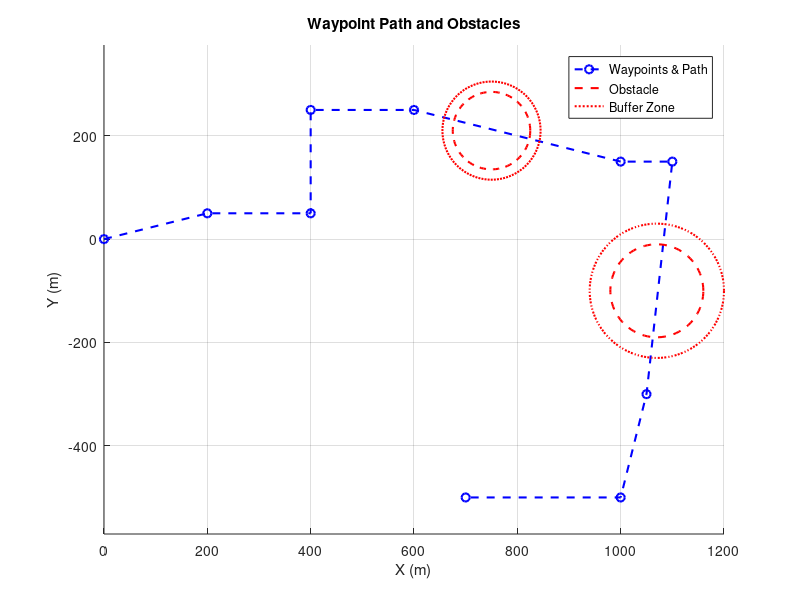
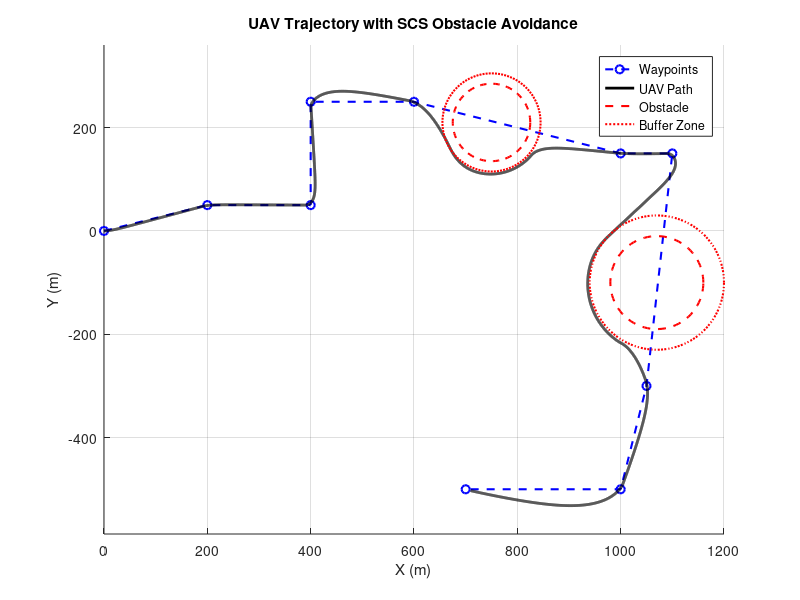
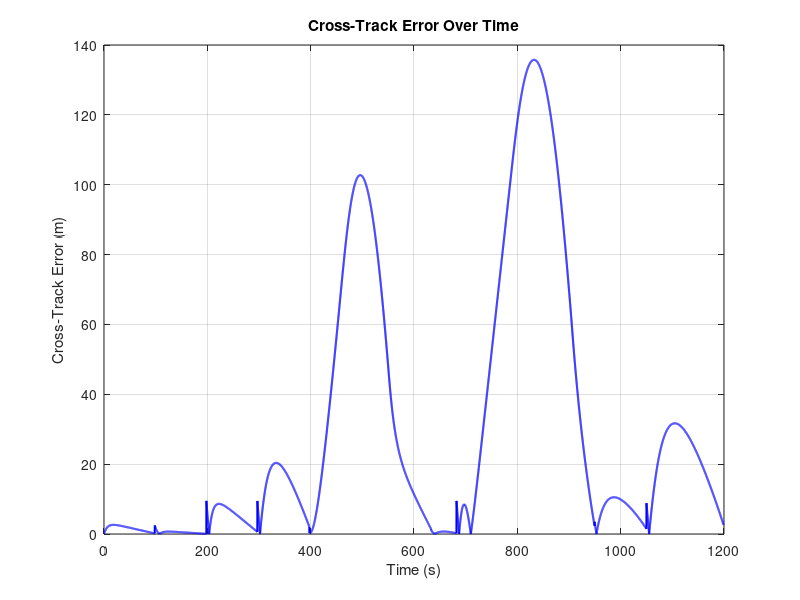
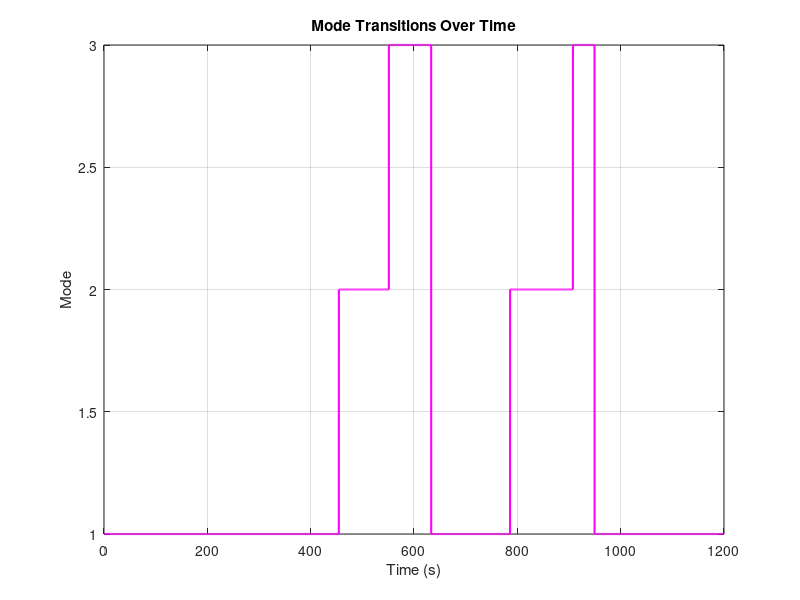

MATLAB code for these plots, in order:
% === SCS UAV Trajectory Simulation with Obstacle-Aware Segment Following ===
clc; clear; close all;

% === Parameters ===
dt = 0.1; T = 1200;
time = 0:dt:T;

% === UAV Parameters ===
max_lat_acc = 6;
L1_default = 40;

% === Waypoints (extended WP6 distance) ===
waypoints = [
     0,     0;
   200,    50;
   400,    50;
   400,   250;
   600,   250;
  1000,   150;   % WP6 moved further in x-direction
  1100,  150;
  1050, -300;
  1000, -500;
   700, -500
];

% === Obstacles ===
obstacles = {
    struct('center', [750, 210], 'radius', 75),
    struct('center', [1070, -100], 'radius', 90)
};
buffer = [20, 40];

% === Plot the Static Environment ===
figure; hold on;
plot(waypoints(:,1), waypoints(:,2), 'bo--', 'LineWidth', 1.5);
for i = 1:length(obstacles)
    c = obstacles{i}.center;
    r = obstacles{i}.radius;
    R = r + buffer(i);
    theta = linspace(0, 2*pi, 100);
    plot(c(1)+r*cos(theta), c(2)+r*sin(theta), 'r--', 'LineWidth', 1.5);
    plot(c(1)+R*cos(theta), c(2)+R*sin(theta), 'r:', 'LineWidth', 1.5);
end
xlabel('X (m)'); ylabel('Y (m)'); axis equal; grid on;
title('Waypoint Path and Obstacles');
legend('Waypoints & Path', 'Obstacle', 'Buffer Zone');

% === Initialization ===
pos = waypoints(1,:);
vel = [2.0, 0];
current_seg = 1;
mode = 1;
entry_pt = []; exit_pt = [];
angle_traversed = 0; prev_theta = 0;

% === Logging ===
pos_log = []; mode_log = []; ref_log = []; cte_log = [];

% === Simulation Loop ===
for t = time
    if current_seg >= size(waypoints,1)
        break;
    end
    wp_start = waypoints(current_seg,:);
    wp_end = waypoints(current_seg+1,:);
    seg_vec = wp_end - wp_start;
    seg_unit = seg_vec / norm(seg_vec);

    if mode == 1 && isempty(entry_pt)
        for k = 1:length(obstacles)
            c = obstacles{k}.center;
            R = obstacles{k}.radius + buffer(k);
            f = wp_start - c;
            d = norm((wp_end - wp_start));
            t_proj = dot(c - wp_start, seg_unit);
            closest_pt = wp_start + t_proj * seg_unit;
            if t_proj >= 0 && t_proj <= d && norm(closest_pt - c) < R
                vec_c2start = wp_start - c;
                dist_c2start = norm(vec_c2start);
                alpha = acos(R / dist_c2start);
                base_angle = atan2(vec_c2start(2), vec_c2start(1));
                entry_angle = base_angle + alpha - deg2rad(5);
                exit_angle = entry_angle + deg2rad(155);  % 155° after entry
                entry_pt = c + R * [cos(entry_angle), sin(entry_angle)];
                exit_pt  = c + R * [cos(exit_angle), sin(exit_angle)];
                avoid_center = c;
                avoid_radius = R;
                mode = 1;
                angle_traversed = 0; prev_theta = atan2(pos(2)-c(2), pos(1)-c(1));
                break;
            end
        end
    end

    switch mode
        case 1
            if ~isempty(entry_pt)
                target = entry_pt;
                if norm(pos - entry_pt) < 10
                    mode = 2;
                end
            else
                target = wp_end;
                if norm(pos - wp_end) < 10
                    current_seg = current_seg + 1;
                    entry_pt = []; exit_pt = [];
                end
            end

        case 2
            theta = atan2(pos(2)-avoid_center(2), pos(1)-avoid_center(1));
            avoid_vec = [cos(theta), sin(theta)];
            target = avoid_center + avoid_radius * (avoid_vec + 0.3 * [-sin(theta), cos(theta)]);

            dtheta = atan2(sin(theta - prev_theta), cos(theta - prev_theta));
            angle_traversed = angle_traversed + abs(dtheta);
            prev_theta = theta;

            if angle_traversed >= deg2rad(155)
                mode = 3;
            end

        case 3
            target = wp_end;
            if norm(pos - wp_end) < 10
                current_seg = current_seg + 1;
                entry_pt = []; exit_pt = [];
                mode = 1;
            end
    end

    L1_vec = target - pos;
    V = norm(vel) + 1e-3;
    eta = atan2(vel(1)*L1_vec(2) - vel(2)*L1_vec(1), dot(vel, L1_vec));

    heading_change = acos(dot(seg_unit, vel / norm(vel)));
    if heading_change > deg2rad(60)
        L1 = 25;
    else
        L1 = max(25, 15 + 0.15 * abs(pos(2)));
    end

    a_s = 2 * V^2 / L1 * sin(eta);
    a_s = max(-max_lat_acc, min(max_lat_acc, a_s));
    acc_vec = a_s * [-vel(2), vel(1)] / V;

    vel = vel + acc_vec * dt;
    pos = pos + vel * dt;

    seg_norm = norm(wp_end - wp_start);
    if seg_norm > 0
        vec_to_pos = pos - wp_start;
        proj_len = dot(vec_to_pos, seg_unit);
        proj_point = wp_start + proj_len * seg_unit;
        cte = norm(pos - proj_point);
    else
        cte = 0;
    end

    pos_log(end+1,:) = pos;
    mode_log(end+1) = mode;
    ref_log(end+1,:) = target;
    cte_log(end+1) = cte;
end

% === Final Trajectory Plot ===
figure; hold on;
plot(waypoints(:,1), waypoints(:,2), 'bo--', 'LineWidth', 1.5);
plot(pos_log(:,1), pos_log(:,2), 'k-', 'LineWidth', 2);
for k = 1:length(obstacles)
    c = obstacles{k}.center;
    r = obstacles{k}.radius;
    R = r + buffer(k);
    theta = linspace(0, 2*pi, 100);
    plot(c(1)+r*cos(theta), c(2)+r*sin(theta), 'r--', 'LineWidth', 1.5);
    plot(c(1)+R*cos(theta), c(2)+R*sin(theta), 'r:', 'LineWidth', 1.5);
end
title('UAV Trajectory with SCS Obstacle Avoidance');
xlabel('X (m)'); ylabel('Y (m)'); axis equal; grid on;
legend('Waypoints', 'UAV Path', 'Obstacle', 'Buffer Zone');

% === Cross-track Error Plot ===
figure;
plot(time(1:length(cte_log)), cte_log, 'b', 'LineWidth', 1.5);
xlabel('Time (s)'); ylabel('Cross-Track Error (m)');
title('Cross-Track Error Over Time'); grid on;

% === Mode Transitions ===
figure;
plot(time(1:length(mode_log)), mode_log, 'm', 'LineWidth', 1.5);
ylabel('Mode'); xlabel('Time (s)');
title('Mode Transitions Over Time'); grid on;
